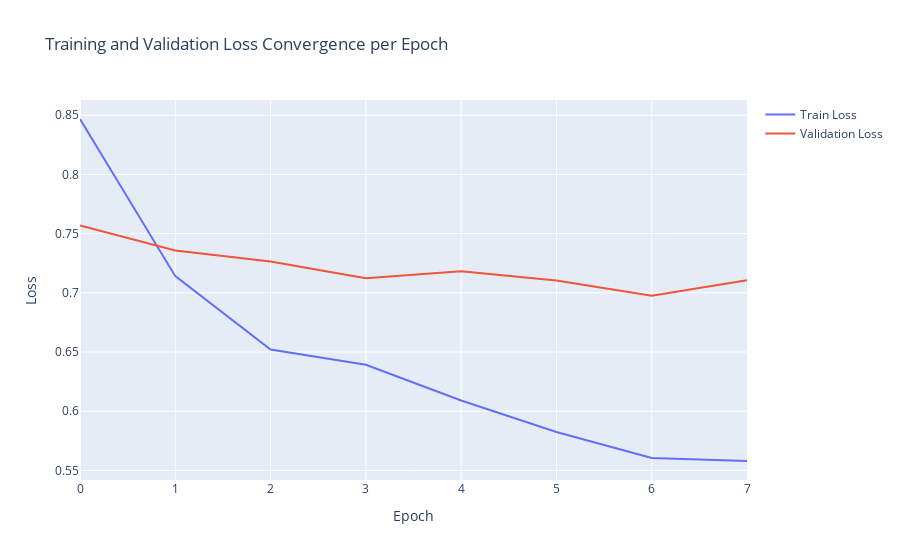
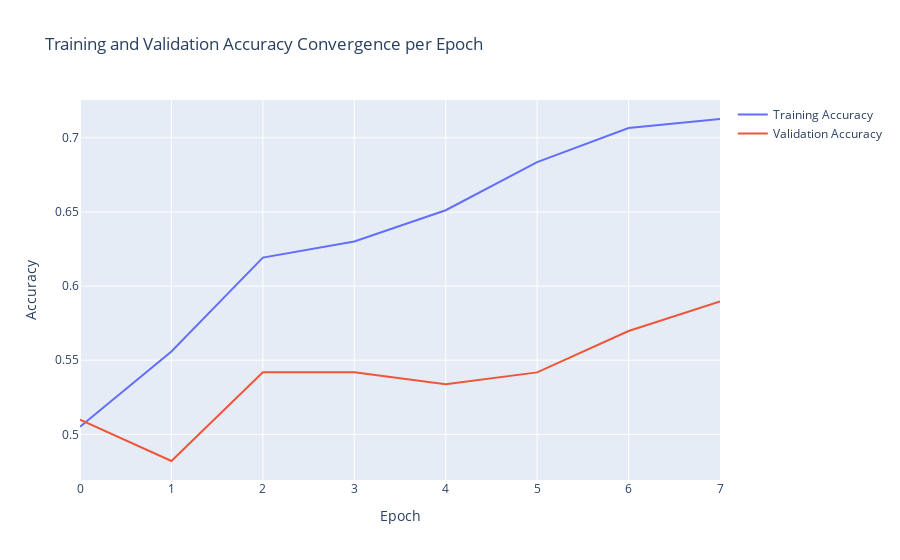

The cell these charts' notebook holds for them, in order:
### Code cell
def evaluate_convergence(history):
    epochs = []
    for i in range(len(history.history['loss'])):
        epochs.append(i)
    
    train_loss = history.history['loss']
    val_loss = history.history['val_loss']
    fig1 = make_subplots(rows=1, cols=1, specs=[[{'type':'xy'}]])
    fig1.add_trace(go.Scatter(x=epochs, y=train_loss, mode="lines", name="Train Loss"), row=1, col=1)
    fig1.add_trace(go.Scatter(x=epochs, y=val_loss, mode="lines", name="Validation Loss"), row=1, col=1)
    fig1.update_layout(
        title = "Training and Validation Loss Convergence per Epoch", 
        xaxis1 = dict(title_text = "Epoch"),
        yaxis1 = dict(title_text = "Loss"),
    )
#     fig1.write_image()
    fig1.show()
    
    train_acc = history.history['acc']
    val_acc = history.history['val_acc']
    fig2 = make_subplots(rows=1, cols=1, specs=[[{'type':'xy'}]])
    fig2.add_trace(go.Scatter(x=epochs, y=train_acc, mode="lines", name="Training Accuracy"), row=1, col=1)
    fig2.add_trace(go.Scatter(x=epochs, y=val_acc, mode="lines", name="Validation Accuracy"), row=1, col=1)
    fig2.update_layout(
        title = "Training and Validation Accuracy Convergence per Epoch", 
        xaxis1 = dict(title_text = "Epoch"),
        yaxis1 = dict(title_text = "Accuracy"),
    )
#     fig2.write_image()
    fig2.show()
    
evaluate_convergence(history)

### Figure 1 — Plotly figure (JSON) as saved in the notebook; plotly's stock layout.template omitted (floating-point values rounded to 4 significant figures)
{"data": [{"mode": "lines", "name": "Train Loss", "type": "scatter", "x": [0, 1, 2, 3, 4, 5, 6, 7], "xaxis": "x", "y": [0.8468, 0.7141, 0.6521, 0.6392, 0.6091, 0.5824, 0.5604, 0.5579], "yaxis": "y"}, {"mode": "lines", "name": "Validation Loss", "type": "scatter", "x": [0, 1, 2, 3, 4, 5, 6, 7], "xaxis": "x", "y": [0.7569, 0.7358, 0.7264, 0.7123, 0.7183, 0.7105, 0.6974, 0.7106], "yaxis": "y"}], "layout": {"title": {"text": "Training and Validation Loss Convergence per Epoch"}, "xaxis": {"anchor": "y", "domain": [0, 1], "title": {"text": "Epoch"}}, "yaxis": {"anchor": "x", "domain": [0, 1], "title": {"text": "Loss"}}}}

### Figure 2 — Plotly figure (JSON) as saved in the notebook; plotly's stock layout.template omitted (floating-point values rounded to 4 significant figures)
{"data": [{"mode": "lines", "name": "Training Accuracy", "type": "scatter", "x": [0, 1, 2, 3, 4, 5, 6, 7], "xaxis": "x", "y": [0.5052, 0.5559, 0.6192, 0.63, 0.6512, 0.6836, 0.7066, 0.7127], "yaxis": "y"}, {"mode": "lines", "name": "Validation Accuracy", "type": "scatter", "x": [0, 1, 2, 3, 4, 5, 6, 7], "xaxis": "x", "y": [0.51, 0.4821, 0.5418, 0.5418, 0.5339, 0.5418, 0.5697, 0.5896], "yaxis": "y"}], "layout": {"title": {"text": "Training and Validation Accuracy Convergence per Epoch"}, "xaxis": {"anchor": "y", "domain": [0, 1], "title": {"text": "Epoch"}}, "yaxis": {"anchor": "x", "domain": [0, 1], "title": {"text": "Accuracy"}}}}
